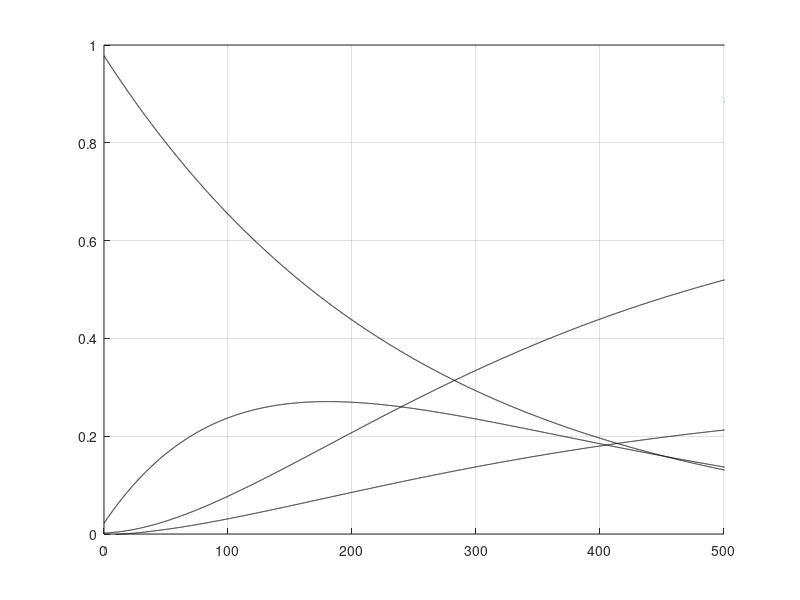

Write MATLAB code to recreate this figure.
t=0:.1:5000; 
%p1=-0.139714*exp(-0.0008*t)+0.658667*exp(-0.0004*t)-1.51795*exp(-0.0001*t)+1;
%p2=1.11771* exp(-0.0008* t)-2.63467* exp(-0.0004* t)+1.51795* exp(-0.0001*t);
%p3=-1.956* exp(-0.0008* t)+1.976* exp(-0.0004* t);
%p4=0.978* exp(-0.0008* t);
%Type 1 (white).
p11=-0.2445* exp (-0.001* t)+1.3173 * exp (-0.0005* t)-2.0718* exp (-0.002* t) +1 ;
p12= 1.2225* exp (-0.001* t)-3.2933 * exp (-0.0005* t)+2.0718* exp (0.0002* t) ;
p13=-1.956 * exp (-0.001* t)+2.192  * exp (-0.0005* t) ;
p14= 0.978 * exp (-0.001* t) ;
p15=p11+p12+p13+p14;
%P1=[p11; p12; p13; p14; p15]; 
%Type 2 (grey).
p21=0.923* exp (-0.007* t)-1.631* exp (-0.00402* t)+0.71 ;
p22=0.369* exp (-0.007* t)-0.661* exp (-0.00402* t)+0.29 ;
p23=-1.292* exp (-0.007* t)+1.314* exp (-0.00402* t) ;
p24=0.978* exp (-0.00402* t) ;
p15=p21+p22+p23+p24;
P1=[p21; p22; p23; p24; p15]; 
myplot=plot(t,P1,'-k');
box off;
axis([0 500 0.0 1.0])
grid on
axis manual
p41=p14(find(t==100));
%s=strcat(' {\it\rho}_{\iti}^4(',num2str(500),')=',num2str(p41));
s=strcat(' \fontname{times}{\it\rho} _{\it{i}}^4({\itt})');
X=[500, 3500]; Y=[p41, 0.9];
text(3500,0.9,s,'Fontsize',16);
line(X,Y);
p31=p13(find(t==150));
%s=strcat(' \rho_i^3(',num2str(1500),')=',num2str(p31));
s=strcat(' \fontname{times}{\it\rho} _{\it{i}}^3({\itt})');
X=[1500, 3500]; Y=[p31, 0.8];
text(3500,0.8,s,'Fontsize',16);
line(X,Y);
p21=p12(find(t==200));
%s=strcat(' \rho_i^2(',num2str(2000),')=',num2str(p21));
s=strcat(' \fontname{times}{\it\rho} _{\it{i}}^2({\itt})');
X=[2000, 3500]; Y=[p21, 0.7];
text(3500,0.7,s,'Fontsize',16);
line(X,Y);
p11=p11(find(t==250));
%s=strcat(' \rho_i^1(',num2str(2500),')=',num2str(p11));
s=strcat(' \fontname{times}{\it\rho} _{\it{i}}^1({\itt})');
X=[2500, 3500]; Y=[p11, 0.6];
text(3500,0.6,s,'Fontsize',16);
line(X,Y);





